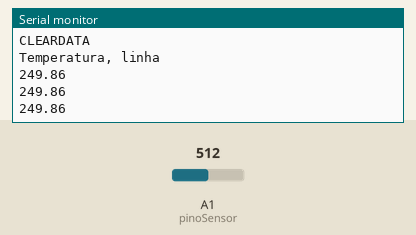
Bench run of a sketch on a simulated Arduino Uno, built with avr-gcc and run on an emulated ATmega328P. On the bench: the last lines printed to the serial monitor. The inputs (shaded band) are chosen by the test bench; at power-on: A1 (pinoSensor) = 512.

Above: at 1.3 s.
1.4 s: A1 (pinoSensor) set to 716
At 1.9 s:
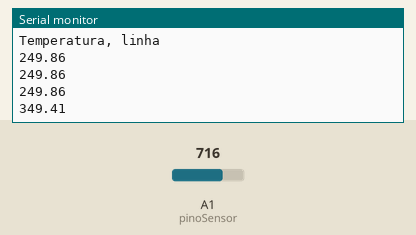
2.9 s: A1 (pinoSensor) set to 900
At 3.4 s:
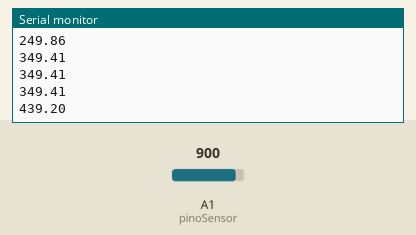
Timing chart, 0 to 5.9 s (numbered marks = the images above; inputs shaded):
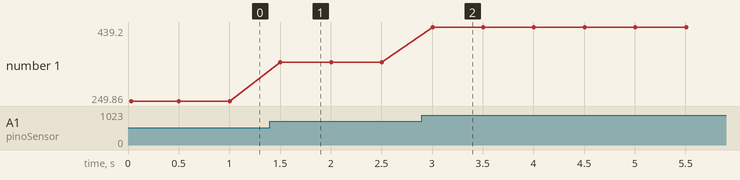

The sketch:

SensorLM35_alerta.ino
```cpp
int pinoSensor = A1; // Saida do sensor na A0.
int valorLido = 0; //Variável auxiliar.
float temperatura = 0; //Variável que armazenará a temperatura lida
int linha =0; //variavel que se refere as linhas do excel

void setup() {//Função que será executada uma
Serial.begin(9600); //Inicia a comunicação serial a 9600 bauds.
Serial.println("CLEARDATA"); //reset comunicação serial
Serial.println("Temperatura, linha"); //nomeia a coluna
}
void loop() {//Função que será executada continuamente.
valorLido = analogRead(pinoSensor);//Leitura analógica da porta A0
temperatura = (valorLido * 0.00488);// 5 volts/ 1023 = 0,0048 precisão do A/D
temperatura = temperatura * 100;// converte milivolts para celsius - cada 10mV == 1 grau C
linha++;//incrementa linha para que a leitura pule linha

//Serial.print("Temperatura: ");
Serial.println(temperatura);
//Serial.print(" ");
//Serial.print(",");
//Serial.println(linha);
/*
if(temperatura >= 31){
  Serial.println("Temperatura crítica: acima do desejado, pode ocorrer perda");
}
else if(temperatura >= 26){
  Serial.println("Temperatura OK: Tamanho grande");
}
else if(temperatura >= 23){
  Serial.println("Temperatura OK: Tamanho médio");
}
else if(temperatura >= 19){
  Serial.println("Temperatura com taxa de crescimento reduzida");
}
else if(temperatura >= 18 && temperatura <= 18.99){
  Serial.println("Abaixo dessa temperatura a reprodução é interrompida");
}
else if (temperatura >= 17 && temperatura <= 17.99){
  Serial.println("Temperatura com taxa de crescimento reduzida e reprodução interrompida");
}
else if(temperatura >= 16 && temperatura <= 16.99){
  Serial.println("Abaixo dessa temperatura a alimentação é interrompida");
}
else if(temperatura >= 11){
  Serial.println("Temperatura com taxa de crescimento prejudicada, reprodução e alimentação interrompida");
}
else{
  Serial.println("Risco de morte");
}*/

if(linha > 100)// loop para limitar a qte de dados
{
linha = 0;
//Serial.println("ROW, SET,2");//alimentação das linhas sempre com os dados iniciados
}
delay(500); //Tempo 5 seg para realizar outra leitura.
}
```

Measured:
- after the input at 1.4 s, the serial monitor: prints a new line after 0.10 s (image 1)
- after the input at 2.9 s, the serial monitor: prints a new line after 0.10 s (image 2)
- plotted number 1: 249.86 → 349.41 after the input at 1.4 s, 349.41 → 439.2 after the input at 2.9 s
